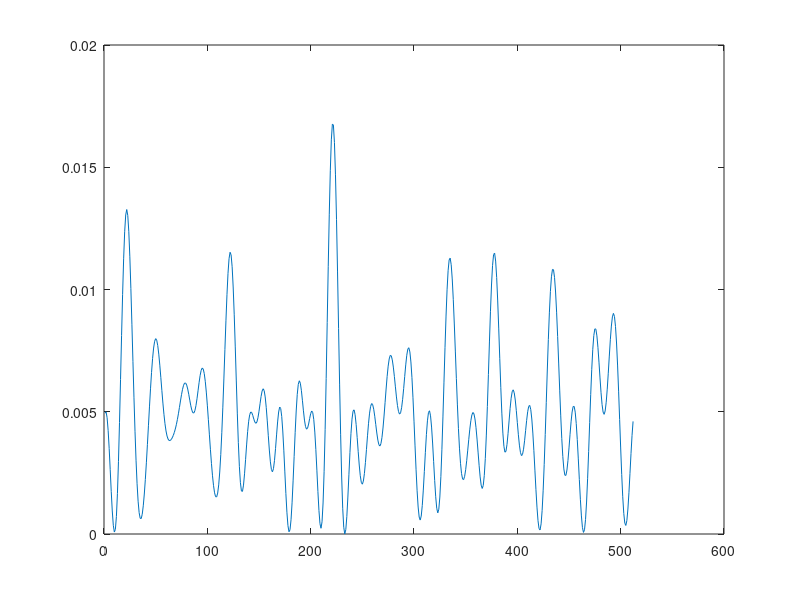

Write MATLAB code to recreate this figure. (Note: this script raises an error after producing the figure.)
clear,clc, close all
N = 36;
IFFT_N=512;

real_value = randi([0,1], [1, N])*2 - 1;
imag_value = randi([0,1], [1, N])*2 - 1;
input_value = (real_value + imag_value*j)/sqrt(2);
dft_result=fft(input_value);
time_samples = ifft(dft_result,IFFT_N);
inst_power = abs(time_samples).^2;
peak_power = max(inst_power);
avg_power = mean(inst_power);
papr = peak_power/avg_power;
papr_dB = 10*log10(papr);

plot([1:IFFT_N],abs(inst_power))
avg_line=refline([0 avg_power]);
avg_line.Color='r';
peak_line=refline([0 peak_power]);
peak_line.Color='k';
axis([0 IFFT_N 0 (peak_power*1.1)])
ylabel('Instantaneous power(W)'),xlabel('Time(t)')
legend('inst power','avg power','peak power')